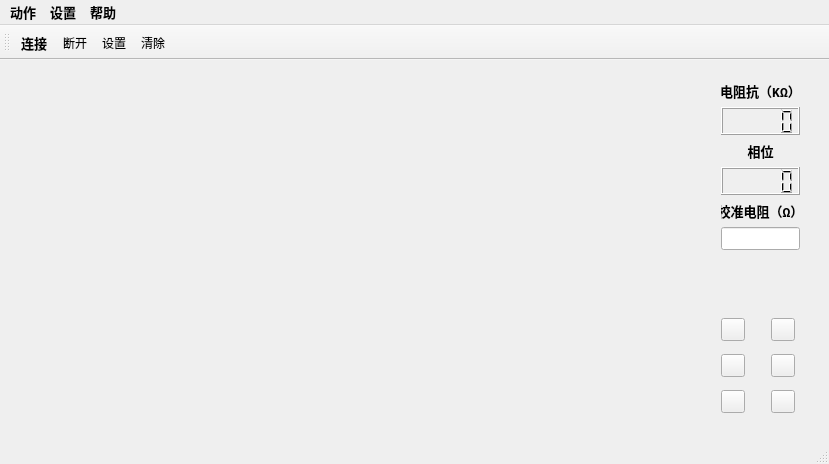
<?xml version="1.0" encoding="UTF-8"?>
<ui version="4.0">
 <class>MainWindow</class>
 <widget class="QMainWindow" name="MainWindow">
  <property name="geometry">
   <rect>
    <x>0</x>
    <y>0</y>
    <width>829</width>
    <height>464</height>
   </rect>
  </property>
  <property name="sizePolicy">
   <sizepolicy hsizetype="Preferred" vsizetype="Preferred">
    <horstretch>0</horstretch>
    <verstretch>0</verstretch>
   </sizepolicy>
  </property>
  <property name="font">
   <font>
    <family>Consolas</family>
    <pointsize>10</pointsize>
    <weight>75</weight>
    <bold>true</bold>
   </font>
  </property>
  <property name="acceptDrops">
   <bool>false</bool>
  </property>
  <property name="windowTitle">
   <string>电阻抗测量系统</string>
  </property>
  <property name="windowIcon">
   <iconset resource="terminal.qrc">
    <normaloff>:/images/heartbeat.ico</normaloff>:/images/heartbeat.ico</iconset>
  </property>
  <widget class="QWidget" name="centralWidget2">
   <widget class="QwtPlot" name="qwtPlot_mainwin">
    <property name="geometry">
     <rect>
      <x>10</x>
      <y>10</y>
      <width>691</width>
      <height>371</height>
     </rect>
    </property>
   </widget>
   <widget class="QWidget" name="layoutWidget">
    <property name="geometry">
     <rect>
      <x>710</x>
      <y>240</y>
      <width>46</width>
      <height>134</height>
     </rect>
    </property>
    <layout class="QVBoxLayout" name="verticalLayout">
     <item>
      <widget class="QPushButton" name="btnConnect">
       <property name="sizePolicy">
        <sizepolicy hsizetype="Minimum" vsizetype="Fixed">
         <horstretch>0</horstretch>
         <verstretch>0</verstretch>
        </sizepolicy>
       </property>
       <property name="text">
        <string/>
       </property>
       <property name="icon">
        <iconset resource="terminal.qrc">
         <normaloff>:/images/connected.ico</normaloff>:/images/connected.ico</iconset>
       </property>
       <property name="iconSize">
        <size>
         <width>32</width>
         <height>32</height>
        </size>
       </property>
      </widget>
     </item>
     <item>
      <widget class="QPushButton" name="btnHistory">
       <property name="sizePolicy">
        <sizepolicy hsizetype="Minimum" vsizetype="Fixed">
         <horstretch>0</horstretch>
         <verstretch>0</verstretch>
        </sizepolicy>
       </property>
       <property name="text">
        <string/>
       </property>
       <property name="icon">
        <iconset resource="terminal.qrc">
         <normaloff>:/images/history.ico</normaloff>:/images/history.ico</iconset>
       </property>
       <property name="iconSize">
        <size>
         <width>32</width>
         <height>32</height>
        </size>
       </property>
      </widget>
     </item>
     <item>
      <widget class="QPushButton" name="btnCalibra">
       <property name="sizePolicy">
        <sizepolicy hsizetype="Minimum" vsizetype="Fixed">
         <horstretch>0</horstretch>
         <verstretch>0</verstretch>
        </sizepolicy>
       </property>
       <property name="text">
        <string/>
       </property>
       <property name="icon">
        <iconset resource="terminal.qrc">
         <normaloff>:/images/calibration.ico</normaloff>:/images/calibration.ico</iconset>
       </property>
       <property name="iconSize">
        <size>
         <width>32</width>
         <height>32</height>
        </size>
       </property>
       <property name="shortcut">
        <string>Ctrl+S</string>
       </property>
      </widget>
     </item>
    </layout>
   </widget>
   <widget class="QWidget" name="layoutWidget">
    <property name="geometry">
     <rect>
      <x>760</x>
      <y>240</y>
      <width>46</width>
      <height>134</height>
     </rect>
    </property>
    <layout class="QVBoxLayout" name="verticalLayout_2">
     <item>
      <widget class="QPushButton" name="btnDisconnect">
       <property name="sizePolicy">
        <sizepolicy hsizetype="Minimum" vsizetype="Fixed">
         <horstretch>0</horstretch>
         <verstretch>0</verstretch>
        </sizepolicy>
       </property>
       <property name="text">
        <string/>
       </property>
       <property name="icon">
        <iconset resource="terminal.qrc">
         <normaloff>:/images/disconnected.ico</normaloff>:/images/disconnected.ico</iconset>
       </property>
       <property name="iconSize">
        <size>
         <width>32</width>
         <height>32</height>
        </size>
       </property>
      </widget>
     </item>
     <item>
      <widget class="QPushButton" name="btnSet">
       <property name="sizePolicy">
        <sizepolicy hsizetype="Minimum" vsizetype="Fixed">
         <horstretch>0</horstretch>
         <verstretch>0</verstretch>
        </sizepolicy>
       </property>
       <property name="text">
        <string/>
       </property>
       <property name="icon">
        <iconset resource="terminal.qrc">
         <normaloff>:/images/gear.ico</normaloff>:/images/gear.ico</iconset>
       </property>
       <property name="iconSize">
        <size>
         <width>32</width>
         <height>32</height>
        </size>
       </property>
      </widget>
     </item>
     <item>
      <widget class="QPushButton" name="btnExit">
       <property name="sizePolicy">
        <sizepolicy hsizetype="Minimum" vsizetype="Fixed">
         <horstretch>0</horstretch>
         <verstretch>0</verstretch>
        </sizepolicy>
       </property>
       <property name="text">
        <string/>
       </property>
       <property name="icon">
        <iconset resource="terminal.qrc">
         <normaloff>:/images/exit.ico</normaloff>:/images/exit.ico</iconset>
       </property>
       <property name="iconSize">
        <size>
         <width>32</width>
         <height>32</height>
        </size>
       </property>
      </widget>
     </item>
    </layout>
   </widget>
   <widget class="QWidget" name="layoutWidget">
    <property name="geometry">
     <rect>
      <x>710</x>
      <y>10</y>
      <width>101</width>
      <height>191</height>
     </rect>
    </property>
    <layout class="QVBoxLayout" name="verticalLayout_3">
     <item>
      <widget class="QLabel" name="label_no1">
       <property name="sizePolicy">
        <sizepolicy hsizetype="Preferred" vsizetype="Preferred">
         <horstretch>0</horstretch>
         <verstretch>0</verstretch>
        </sizepolicy>
       </property>
       <property name="text">
        <string>电阻抗（KΩ）</string>
       </property>
       <property name="alignment">
        <set>Qt::AlignCenter</set>
       </property>
      </widget>
     </item>
     <item>
      <widget class="QLCDNumber" name="lcdNumber1">
       <property name="sizePolicy">
        <sizepolicy hsizetype="Expanding" vsizetype="Expanding">
         <horstretch>0</horstretch>
         <verstretch>0</verstretch>
        </sizepolicy>
       </property>
       <property name="smallDecimalPoint">
        <bool>false</bool>
       </property>
      </widget>
     </item>
     <item>
      <widget class="QLabel" name="label_no2">
       <property name="sizePolicy">
        <sizepolicy hsizetype="Preferred" vsizetype="Preferred">
         <horstretch>0</horstretch>
         <verstretch>0</verstretch>
        </sizepolicy>
       </property>
       <property name="text">
        <string>相位</string>
       </property>
       <property name="alignment">
        <set>Qt::AlignCenter</set>
       </property>
      </widget>
     </item>
     <item>
      <widget class="QLCDNumber" name="lcdNumber2">
       <property name="sizePolicy">
        <sizepolicy hsizetype="Expanding" vsizetype="Expanding">
         <horstretch>0</horstretch>
         <verstretch>0</verstretch>
        </sizepolicy>
       </property>
      </widget>
     </item>
     <item>
      <widget class="QLabel" name="label_no1_2">
       <property name="sizePolicy">
        <sizepolicy hsizetype="Preferred" vsizetype="Preferred">
         <horstretch>0</horstretch>
         <verstretch>0</verstretch>
        </sizepolicy>
       </property>
       <property name="text">
        <string>校准电阻（Ω）</string>
       </property>
       <property name="alignment">
        <set>Qt::AlignCenter</set>
       </property>
      </widget>
     </item>
     <item>
      <widget class="QLineEdit" name="liEdt_Calbra"/>
     </item>
    </layout>
   </widget>
  </widget>
  <widget class="QMenuBar" name="menuBar">
   <property name="geometry">
    <rect>
     <x>0</x>
     <y>0</y>
     <width>829</width>
     <height>23</height>
    </rect>
   </property>
   <widget class="QMenu" name="menuCalls">
    <property name="title">
     <string>动作</string>
    </property>
    <addaction name="actionConnect"/>
    <addaction name="actionDisconnect"/>
    <addaction name="separator"/>
    <addaction name="actionQuit"/>
   </widget>
   <widget class="QMenu" name="menuTools">
    <property name="title">
     <string>设置</string>
    </property>
    <addaction name="actionConfigure"/>
    <addaction name="actionClear"/>
   </widget>
   <widget class="QMenu" name="menuHelp">
    <property name="title">
     <string>帮助</string>
    </property>
    <addaction name="actionAbout"/>
    <addaction name="actionAboutQt"/>
   </widget>
   <addaction name="menuCalls"/>
   <addaction name="menuTools"/>
   <addaction name="menuHelp"/>
  </widget>
  <widget class="QToolBar" name="mainToolBar">
   <property name="font">
    <font>
     <family>Microsoft YaHei UI</family>
     <pointsize>9</pointsize>
     <weight>50</weight>
     <bold>false</bold>
    </font>
   </property>
   <attribute name="toolBarArea">
    <enum>TopToolBarArea</enum>
   </attribute>
   <attribute name="toolBarBreak">
    <bool>false</bool>
   </attribute>
   <addaction name="actionConnect"/>
   <addaction name="actionDisconnect"/>
   <addaction name="actionConfigure"/>
   <addaction name="actionClear"/>
  </widget>
  <widget class="QStatusBar" name="statusBar"/>
  <action name="actionAbout">
   <property name="icon">
    <iconset resource="terminal.qrc">
     <normaloff>:/images/help.ico</normaloff>:/images/help.ico</iconset>
   </property>
   <property name="text">
    <string>关于</string>
   </property>
   <property name="toolTip">
    <string>关于本程序</string>
   </property>
  </action>
  <action name="actionAboutQt">
   <property name="icon">
    <iconset resource="terminal.qrc">
     <normaloff>:/images/help.ico</normaloff>:/images/help.ico</iconset>
   </property>
   <property name="text">
    <string>关于Qt</string>
   </property>
  </action>
  <action name="actionConnect">
   <property name="enabled">
    <bool>true</bool>
   </property>
   <property name="icon">
    <iconset resource="terminal.qrc">
     <normaloff>:/images/connected.ico</normaloff>:/images/connected.ico</iconset>
   </property>
   <property name="text">
    <string>连接</string>
   </property>
   <property name="toolTip">
    <string>打开串口</string>
   </property>
   <property name="font">
    <font>
     <family>Microsoft YaHei UI</family>
     <pointsize>10</pointsize>
     <weight>75</weight>
     <bold>true</bold>
    </font>
   </property>
  </action>
  <action name="actionDisconnect">
   <property name="icon">
    <iconset resource="terminal.qrc">
     <normaloff>:/images/disconnected.ico</normaloff>:/images/disconnected.ico</iconset>
   </property>
   <property name="text">
    <string>断开</string>
   </property>
   <property name="toolTip">
    <string>关闭串口</string>
   </property>
  </action>
  <action name="actionConfigure">
   <property name="icon">
    <iconset resource="terminal.qrc">
     <normaloff>:/images/gear.ico</normaloff>:/images/gear.ico</iconset>
   </property>
   <property name="text">
    <string>设置</string>
   </property>
   <property name="toolTip">
    <string>设置串口参数</string>
   </property>
  </action>
  <action name="actionClear">
   <property name="icon">
    <iconset resource="terminal.qrc">
     <normaloff>:/images/broom.ico</normaloff>:/images/broom.ico</iconset>
   </property>
   <property name="text">
    <string>清除</string>
   </property>
   <property name="toolTip">
    <string>清除接收区</string>
   </property>
  </action>
  <action name="actionQuit">
   <property name="icon">
    <iconset resource="terminal.qrc">
     <normaloff>:/images/exit.ico</normaloff>:/images/exit.ico</iconset>
   </property>
   <property name="text">
    <string>退出</string>
   </property>
  </action>
 </widget>
 <layoutdefault spacing="6" margin="11"/>
 <customwidgets>
  <customwidget>
   <class>QwtPlot</class>
   <extends>QFrame</extends>
   <header>qwt_plot.h</header>
   <container>1</container>
  </customwidget>
 </customwidgets>
 <resources>
  <include location="terminal.qrc"/>
 </resources>
 <connections/>
</ui>
